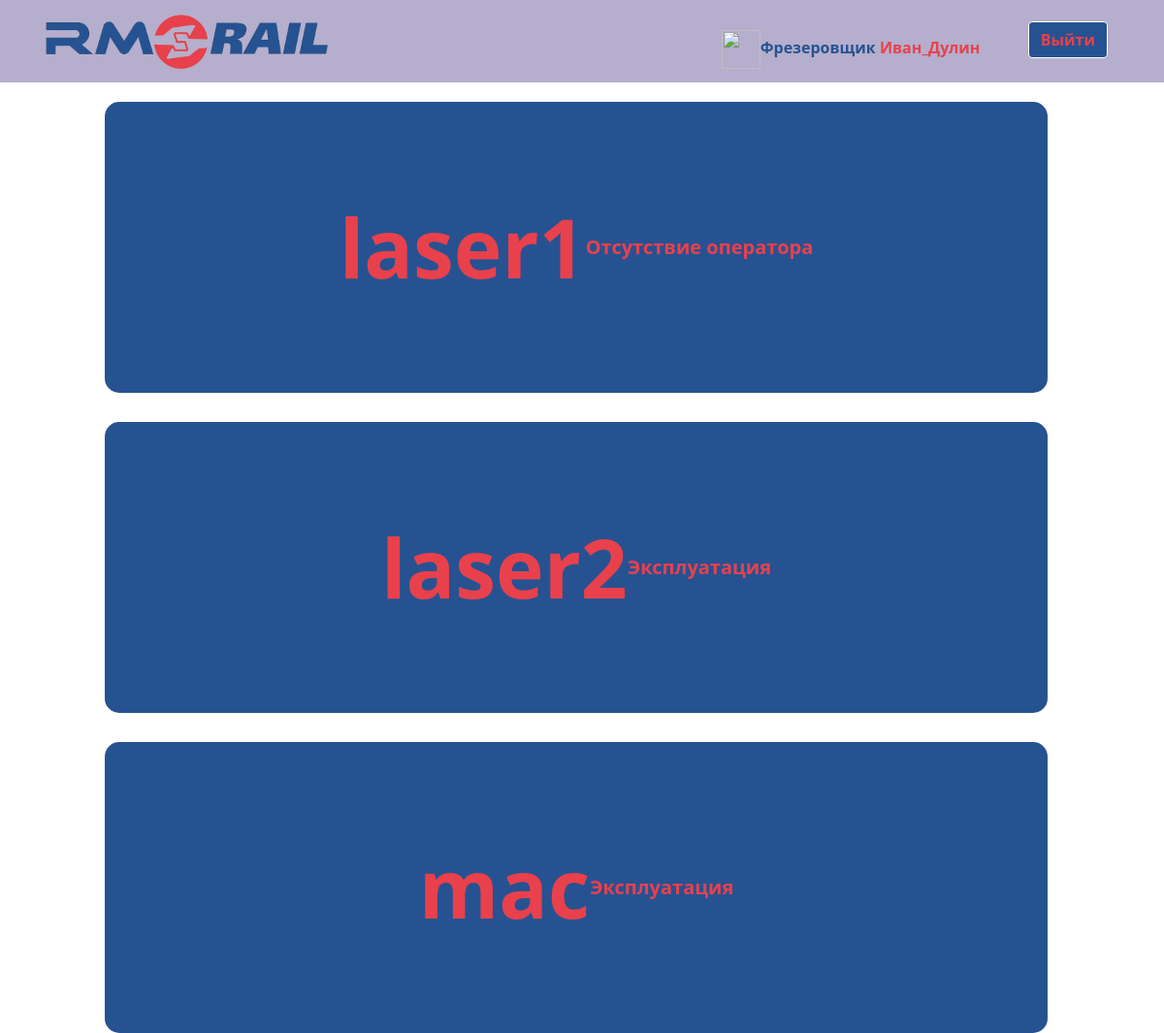
Screenshot of / (signed in) with the database file from the repository.
### Block_panel/models.py (models this page shows, shortened)
class UserMachine(models.Model):
    user = models.ForeignKey(User, on_delete=models.CASCADE)
    machine = models.ForeignKey(Machine, on_delete=models.CASCADE)
    condition =models.ForeignKey(Condition, on_delete=models.CASCADE,null=True)
    slug = models.SlugField(unique=True, blank=True)
    class Meta:
        unique_together = ('user', 'machine')

class Machine(models.Model):
    name = models.CharField(max_length=200)
    id_number = models.CharField(max_length=13, unique=True)
    code_number = models.CharField(max_length=13, unique=True)

class Condition(models.Model):
    id_number = models.CharField(max_length=13)
    name = models.CharField(max_length=200)

### Block_panel/views.py (the view, shortened to what this page needs)
# urls.py: path('',views.index,name='main'),
@login_required(login_url='/auth/log/')
def index(request):
    template = 'index/index.html'
    current_user = request.user
    user_machines = UserMachine.objects.filter(user=current_user).select_related('machine','condition')
    machines = [user_machine for user_machine in user_machines]
    context = {'rect': machines}
    return render(request,template,context)

### templates/index/index.html (shortened to what this page needs)
<!DOCTYPE html>
<html lang="ru">
  <head>
    {% load static %}
    <link rel="stylesheet" href="{% static 'css/bootstrap.min.css' %}">
  </head>
  <body>
    <header>
      {% include 'includes/header.html' %}
    </header>
</head>
<body>
  <div class="rectangles-container" >
    {% for i in rect %}
        <a class="rounded-rectangle" href="{% url 'Block_panel:change_condition' slug=i.slug%}" style="text-decoration: none; "> <b class = "rectangle-text">{{ i.machine.name }}<br></b><b style="text-decoration: none;" font-size: 34px;>{{ i.condition.name }}</b></a>
    {% endfor %}
</div>
  </body>
</html>

### templates/includes/header.html (shortened to what this page needs)
{% load static %}
<nav class="navbar navbar-light" style="background-color: rgb(181, 174, 204)">
    <div class="container">
      <a class="navbar-brand" href="{% url 'Block_panel:main' %}">
        <img src="{% static 'img/logo.png' %}"style="width: 300px; height: auto;" class="d-inline-block align-top" alt="">
      </a>
      <ul class="nav nav-pills">
        {% if user.is_authenticated  %}
        <li style="width: 300px; height: auto; margin-top:4%;" class="d-inline-block align-top" alt="" >
          <img src="{% static 'img/i.jpg' %}"style="width: 40px; height: 40px;" alt=""><b style ="color: rgb(38, 82, 146);">Фрезеровщик</b>  <b style ="color: rgb(232, 65, 76);">{{ user.username }}</b>
        </li>
        <li class="nav-item">
          <form action="{% url 'User_identification:logout' %}" method="post" class="nav-link link-light" >
            <button type="submit" class="btn btn-primary"  style="background-color: rgb(38, 82, 146); border-color: rgb(255, 255, 255); color: rgb(232, 65, 76);font-size:4;"><b>Выйти</b></button>
          </form>
        </li>
        {% else %}
        <li class="nav-item">
          <a class="nav-link link-light" href="{% url 'User_identification:log' %}">
            <button type="submit" class="btn btn-primary"  style="background-color: rgb(38, 82, 146); border-color: rgb(255, 255, 255); color: rgb(232, 65, 76);font-size:4;"><b>Войти</b></button>
          </a>
        </li>
        {% endif %}
      </ul>
    </div>
  </nav>

### templates/index/index.html (style rules this page uses)
.rounded-rectangle { background-color:rgb(38, 82, 146); border-radius: 15px; padding: 20px; width: 90%; height: 300px; display: flex; justify-content: center; align-items: center; color: rgb(232, 65, 76); font-size: 20px; margin-top: 20px; justify-content: center; align-items: center; }
.rectangles-container { padding-left: 9%; padding-right: 1%; display: flex; flex-wrap: wrap; gap: 10px; }
.rectangle-text { font-size: 84px; color:rgb(232, 65, 76); text-align: center; box-sizing: border-box; }

### rows the page displays
UserMachine: machine.name "laser1", condition.name "Отсутствие оператора"
UserMachine: machine.name "laser2", condition.name "Эксплуатация"
UserMachine: machine.name "mac", condition.name "Эксплуатация"

### other values shown
{{ user.username }} "Иван_Дулин"
